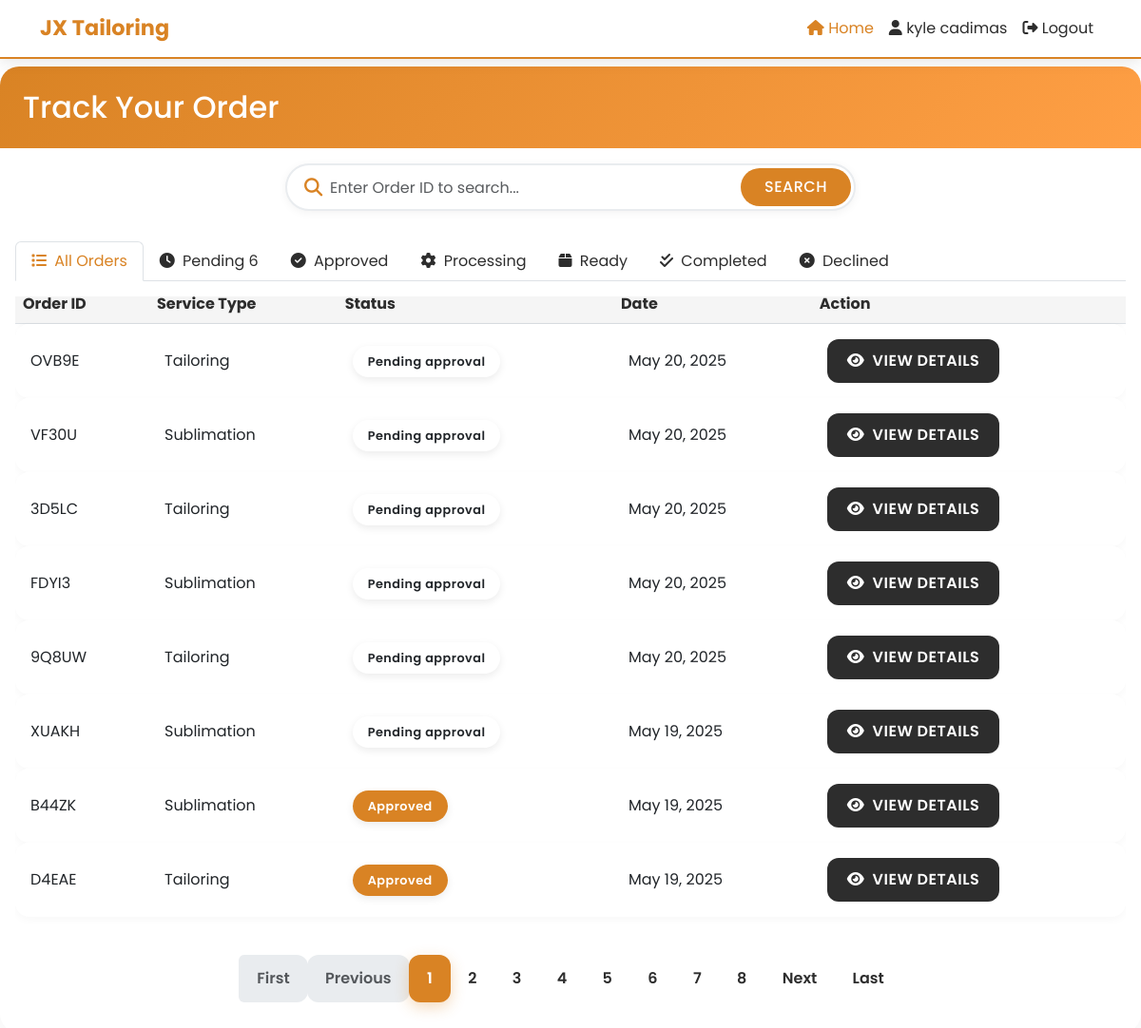
The app's page /customer/track_order.php (signed in) with its own data.
### tables this page shows
CREATE TABLE `customers` (
  `customer_id` int(11) NOT NULL AUTO_INCREMENT,
  `username` varchar(50) NOT NULL,
  `password` varchar(255) NOT NULL,
  `email` varchar(100) NOT NULL,
  `first_name` varchar(50) NOT NULL,
  `last_name` varchar(50) NOT NULL,
  `phone_number` varchar(20) DEFAULT NULL,
  `address` text DEFAULT NULL,
  `created_at` timestamp NOT NULL DEFAULT current_timestamp(),
  `updated_at` timestamp NOT NULL DEFAULT current_timestamp() ON UPDATE current_timestamp(),
  PRIMARY KEY (`customer_id`),
  UNIQUE KEY `username` (`username`),
  UNIQUE KEY `email` (`email`)
);

CREATE TABLE `orders` (
  `order_id` varchar(10) NOT NULL,
  `customer_id` int(11) NOT NULL,
  `order_type` enum('tailoring','sublimation') NOT NULL,
  `total_amount` decimal(10,2) NOT NULL,
  `downpayment_amount` decimal(10,2) NOT NULL,
  `payment_method` enum('cash','gcash') NOT NULL,
  `payment_status` enum('pending','downpayment_paid','fully_paid') DEFAULT 'pending',
  `order_status` enum('pending_approval','declined','approved','forward_to_sublimator','in_process','printing_done','ready_for_pickup','completed') DEFAULT 'pending_approval',
  `staff_id` int(11) DEFAULT NULL,
  `manager_id` int(11) DEFAULT NULL,
  `notes` text DEFAULT NULL,
  `created_at` timestamp NOT NULL DEFAULT current_timestamp(),
  `updated_at` timestamp NOT NULL DEFAULT current_timestamp() ON UPDATE current_timestamp(),
  `screenshot_path` varchar(255) DEFAULT NULL,
  `status_history` text DEFAULT NULL,
  PRIMARY KEY (`order_id`),
  KEY `customer_id` (`customer_id`),
  KEY `staff_id` (`staff_id`),
  KEY `manager_id` (`manager_id`),
  CONSTRAINT `orders_ibfk_1` FOREIGN KEY (`customer_id`) REFERENCES `customers` (`customer_id`),
  CONSTRAINT `orders_ibfk_2` FOREIGN KEY (`staff_id`) REFERENCES `users` (`user_id`),
  CONSTRAINT `orders_ibfk_3` FOREIGN KEY (`manager_id`) REFERENCES `users` (`user_id`)
);

### customer/track_order.php (the view, shortened to what this page needs)
<?php
$customer_id = $_SESSION['customer_id'];
include '../db.php';
$customer_query = "SELECT first_name, last_name FROM customers WHERE customer_id = ?";
$stmt = $conn->prepare($customer_query);
$stmt->bind_param("i", $customer_id);
$stmt->execute();
$result = $stmt->get_result();
$customer = $result->fetch_assoc();
$customer_name = $customer ? $customer['first_name'] . ' ' . $customer['last_name'] : 'Guest';
$search_query = "";
$where_clause = "o.customer_id = ?";
$records_per_page = 8;
$page = isset($_GET['page']) ? (int)$_GET['page'] : 1;
$offset = ($page - 1) * $records_per_page;
$query = "SELECT o.order_id, o.order_type, o.total_amount, o.downpayment_amount,
                 o.payment_method, o.payment_status, o.order_status, o.created_at, o.updated_at,
                 CASE
                    WHEN o.order_type = 'sublimation' THEN s.completion_date
                    WHEN o.order_type = 'tailoring' THEN t.completion_date
                    ELSE DATE_ADD(o.created_at, INTERVAL 7 DAY)
                 END AS completion_date,
                 o.notes,
                 s.template_id, s.custom_design, s.printing_type, s.size, s.color, s.instructions,
                 CASE
                    WHEN o.order_type = 'sublimation' THEN COUNT(sp.player_id)
                    ELSE 1
                 END AS quantity
          FROM orders o
          LEFT JOIN sublimation_orders s ON o.order_id = s.order_id AND o.order_type = 'sublimation'
          LEFT JOIN tailoring_orders t ON o.order_id = t.order_id AND o.order_type = 'tailoring'
          LEFT JOIN sublimation_players sp ON s.sublimation_id = sp.sublimation_id
          WHERE $where_clause
          GROUP BY o.order_id
          ORDER BY o.created_at DESC LIMIT ? OFFSET ?";
$stmt = mysqli_prepare($conn, $query);
mysqli_stmt_bind_param($stmt, "iii", $customer_id, $records_per_page, $offset);
mysqli_stmt_execute($stmt);
$result = mysqli_stmt_get_result($stmt);
$count_query = "SELECT COUNT(*) as total FROM orders o WHERE $where_clause";
$count_stmt = mysqli_prepare($conn, $count_query);
mysqli_stmt_bind_param($count_stmt, "i", $customer_id);
mysqli_stmt_execute($count_stmt);
$count_result = mysqli_stmt_get_result($count_stmt);
$total_records = mysqli_fetch_assoc($count_result)['total'];
$total_pages = ceil($total_records / $records_per_page);
function getPaginatedOrders($orders, $page = 1, $per_page = 8) {
    $total_records = count($orders);
    $total_pages = ceil($total_records / $per_page);
    $page = max(1, min($page, $total_pages));
    $offset = ($page - 1) * $per_page;
    return [
        'data' => array_slice($orders, $offset, $per_page),
        'total_pages' => $total_pages,
        'current_page' => $page
    ];
}
?>
<!DOCTYPE html>
<html lang="en">
<head>
    <link href="https://cdn.jsdelivr.net/npm/bootstrap@5.3.0-alpha1/dist/css/bootstrap.min.css" rel="stylesheet">
    <link rel="stylesheet" href="https://cdnjs.cloudflare.com/ajax/libs/font-awesome/6.4.0/css/all.min.css">
</head>
<body>
<nav class="navbar navbar-expand-lg navbar-dark fixed-top">
    <div class="container">
        <a class="navbar-brand" href="#">JX Tailoring</a>
        <div class="collapse navbar-collapse" id="navbarNav">
            <ul class="navbar-nav ms-auto">
                <li class="nav-item">
                    <a class="nav-link active" aria-current="page" href="index.php"><i class="fas fa-home"></i> Home</a>
                </li>
                <li class="nav-item">
                    <a class="nav-link" href="#"><i class="fas fa-user"></i> <?= htmlspecialchars($customer_name) ?></a>
                </li>
                <li class="nav-item">
                    <a class="nav-link" href="logout.php"><i class="fas fa-sign-out-alt"></i> Logout</a>
                </li>
            </ul>
        </div>
    </div>
</nav>
<div class="orders-container">
    <div class="card">
        <div class="card-header">
            <h2 class="mb-0">Track Your Order</h2>
        </div>
        <div class="card-body">
<form method="GET" class="search-form">
    <div class="search-wrapper">
        <input type="text"
               class="form-control"
               name="search"
               placeholder="Enter Order ID to search..."
               value="<?= htmlspecialchars($search_query) ?>">
        <button type="submit" class="btn btn-search">
            Search
        </button>
    </div>
</form>
            <ul class="nav nav-tabs status-tabs mb-3" id="orderTabs" role="tablist">
                <li class="nav-item" role="presentation">
                    <button class="nav-link active" id="all-tab" data-bs-toggle="tab" data-bs-target="#all" type="button" role="tab" aria-controls="all" aria-selected="true">
                        <i class="fas fa-list me-1"></i> <span class="tab-text">All Orders</span>
                    </button>
                </li>
                <li class="nav-item" role="presentation">
                    <button class="nav-link" id="pending-tab" data-bs-toggle="tab" data-bs-target="#pending" type="button" role="tab" aria-controls="pending" aria-selected="false">
                        <i class="fas fa-clock me-1"></i> <span class="tab-text">Pending</span>
                        <?php
                        $pending_count = 0;
                        mysqli_data_seek($result, 0);
                        while ($row = mysqli_fetch_assoc($result)) {
                            if ($row['order_status'] == 'pending_approval') $pending_count++;
                        }
                        if ($pending_count > 0): ?>
                        <span class="status-badge"><?= $pending_count ?></span>
                        <?php endif; ?>
                    </button>
                </li>
                <li class="nav-item" role="presentation">
                    <button class="nav-link" id="approved-tab" data-bs-toggle="tab" data-bs-target="#approved" type="button" role="tab" aria-controls="approved" aria-selected="false">
                        <i class="fas fa-check-circle me-1"></i> <span class="tab-text">Approved</span>
                    </button>
                </li>
                <li class="nav-item" role="presentation">
                    <button class="nav-link" id="processing-tab" data-bs-toggle="tab" data-bs-target="#processing" type="button" role="tab" aria-controls="processing" aria-selected="false">
                        <i class="fas fa-cog me-1 fa-spin-hover"></i> <span class="tab-text">Processing</span>
                    </button>
                </li>
                <li class="nav-item" role="presentation">
                    <button class="nav-link" id="ready-tab" data-bs-toggle="tab" data-bs-target="#ready" type="button" role="tab" aria-controls="ready" aria-selected="false">
                        <i class="fas fa-box me-1"></i> <span class="tab-text">Ready</span>
                    </button>
                </li>
                <li class="nav-item" role="presentation">
                    <button class="nav-link" id="completed-tab" data-bs-toggle="tab" data-bs-target="#completed" type="button" role="tab" aria-controls="completed" aria-selected="false">
                        <i class="fas fa-check-double me-1"></i> <span class="tab-text">Completed</span>
                    </button>
                </li>
                <li class="nav-item" role="presentation">
                    <button class="nav-link" id="declined-tab" data-bs-toggle="tab" data-bs-target="#declined" type="button" role="tab" aria-controls="declined" aria-selected="false">
                        <i class="fas fa-times-circle me-1"></i> <span class="tab-text">Declined</span>
                    </button>
                </li>
            </ul>
            <div class="tab-content" id="orderTabsContent">
                <div class="tab-pane fade show active" id="all" role="tabpanel" aria-labelledby="all-tab">
                    <?php
                    mysqli_data_seek($result, 0);
                    $has_orders = mysqli_num_rows($result) > 0;
                    if ($has_orders): ?>
                        <div class="table-responsive">
                            <table class="table table-hover">
                                <thead>
                                    <tr>
                                        <th>Order ID</th>
                                        <th>Service Type</th>
                                        <th>Status</th>
                                        <th>Date</th>
                                        <th>Action</th>
                                    </tr>
                                </thead>
                                <tbody>
                                    <?php while ($row = mysqli_fetch_assoc($result)) : ?>
                                        <tr>
                                            <td><?= htmlspecialchars($row['order_id']) ?></td>
                                            <td><?= htmlspecialchars(ucfirst($row['order_type'])) ?></td>
                                            <td>
                                                <span class="status-pill status-<?= str_replace('_', '-', $row['order_status']) ?>">
                                                    <?= htmlspecialchars(str_replace('_', ' ', ucwords($row['order_status']))) ?>
                                                </span>
                                            </td>
                                            <td><?= date('M j, Y', strtotime($row['created_at'])) ?></td>
                                            <td>
                                                <div class="d-flex gap-2">
                                                    <a href="view_order.php?id=<?= htmlspecialchars($row['order_id']) ?>" class="btn view-btn">
                                                        <i class="fas fa-eye me-1"></i> View Details
                                                    </a>
                                                </div>
                                            </td>
                                        </tr>
                                    <?php endwhile; ?>
                                </tbody>
                            </table>
                        </div>
                    <?php endif; ?>
                </div>
            </div>
            <div class="mt-4">
                <nav aria-label="Page navigation">
                    <ul class="pagination justify-content-center">
                        <li class="page-item <?= $page == 1 ? 'disabled' : '' ?>">
                            <a class="page-link" href="?page=1&search=<?= urlencode($search_query) ?>" tabindex="-1">First</a>
                        </li>
                        <li class="page-item <?= $page == 1 ? 'disabled' : '' ?>">
                            <a class="page-link" href="?page=<?= $page - 1 ?>&search=<?= urlencode($search_query) ?>" tabindex="-1">Previous</a>
                        </li>
                        <?php for ($i = 1; $i <= $total_pages; $i++): ?>
                            <li class="page-item <?= $i == $page ? 'active' : '' ?>">
                                <a class="page-link" href="?page=<?= $i ?>&search=<?= urlencode($search_query) ?>"><?= $i ?></a>
                            </li>
                        <?php endfor; ?>
                        <li class="page-item <?= $page == $total_pages ? 'disabled' : '' ?>">
                            <a class="page-link" href="?page=<?= $page + 1 ?>&search=<?= urlencode($search_query) ?>">Next</a>
                        </li>
                        <li class="page-item <?= $page == $total_pages ? 'disabled' : '' ?>">
                            <a class="page-link" href="?page=<?= $total_pages ?>&search=<?= urlencode($search_query) ?>">Last</a>
                        </li>
                    </ul>
                </nav>
            </div>
        </div>
    </div>
</div>
</body>
</html>

### records on screen
customers: customer_name "kyle cadimas"
orders: order_id "OVB9E", order_type "Tailoring", order_status "Pending approval", created_at "May 20, 2025"
orders: order_id "VF30U", order_type "Sublimation", order_status "Pending approval", created_at "May 20, 2025"
orders: order_id "3D5LC", order_type "Tailoring", order_status "Pending approval", created_at "May 20, 2025"
orders: order_id "FDYI3", order_type "Sublimation", order_status "Pending approval", created_at "May 20, 2025"
orders: order_id "9Q8UW", order_type "Tailoring", order_status "Pending approval", created_at "May 20, 2025"
orders: order_id "XUAKH", order_type "Sublimation", order_status "Pending approval", created_at "May 19, 2025"
orders: order_id "B44ZK", order_type "Sublimation", order_status "Approved", created_at "May 19, 2025"
orders: order_id "D4EAE", order_type "Tailoring", order_status "Approved", created_at "May 19, 2025"

### other values on screen
$pending_count "6"
